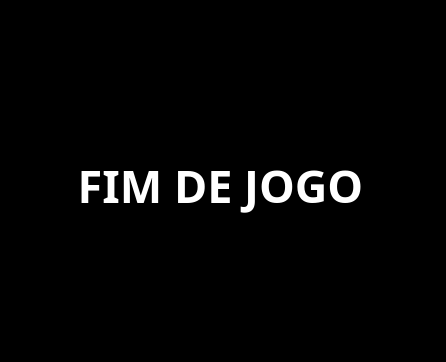
<?xml version="1.0" encoding="UTF-8"?>
<ui version="4.0">
 <class>EndGame</class>
 <widget class="QDialog" name="EndGame">
  <property name="geometry">
   <rect>
    <x>0</x>
    <y>0</y>
    <width>446</width>
    <height>362</height>
   </rect>
  </property>
  <property name="windowTitle">
   <string>Dialog</string>
  </property>
  <property name="styleSheet">
   <string notr="true">background-color: black;</string>
  </property>
  <widget class="QLabel" name="label_2">
   <property name="geometry">
    <rect>
     <x>0</x>
     <y>0</y>
     <width>441</width>
     <height>371</height>
    </rect>
   </property>
   <property name="font">
    <font>
     <family>Segoe UI Semilight</family>
     <pointsize>34</pointsize>
     <bold>true</bold>
    </font>
   </property>
   <property name="styleSheet">
    <string notr="true">color: white;</string>
   </property>
   <property name="text">
    <string>FIM DE JOGO</string>
   </property>
   <property name="alignment">
    <set>Qt::AlignCenter</set>
   </property>
  </widget>
 </widget>
 <resources/>
 <connections/>
</ui>
